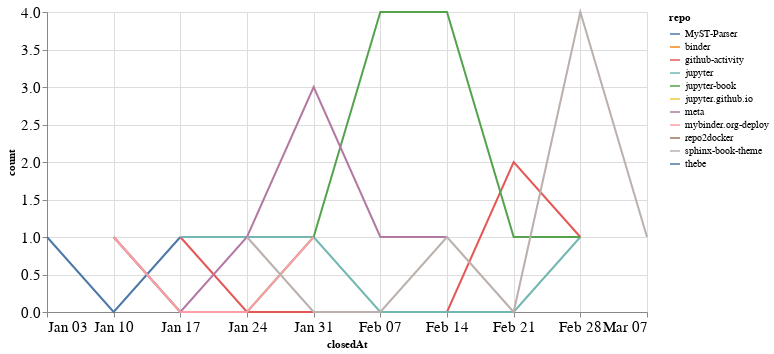

The code cell stored with this chart in its notebook:
### Code cell
closed_by_time = closed_by.groupby('repo').resample('W', on='closedAt').count()['author'].reset_index()
closed_by_time = closed_by_time.rename(columns={'author': 'count'})

alt.Chart(closed_by_time, width=600).mark_line().encode(
    x='closedAt',
    y='count',
    color='repo',
    tooltip="repo"
)

### Figure 1 — Vega-Lite specification as saved in the notebook (floating-point values rounded to 4 significant figures)
{"config": {"axisLeft": {"labelFontSize": 15}, "axisBottom": {"labelFontSize": 15}}, "data": {"name": "data-60899ab37facb6a8c029e6d9a8318805"}, "mark": "line", "encoding": {"color": {"type": "nominal", "field": "repo"}, "tooltip": {"type": "nominal", "field": "repo"}, "x": {"type": "temporal", "field": "closedAt"}, "y": {"type": "quantitative", "field": "count"}}, "width": 600, "$schema": "https://vega.github.io/schema/vega-lite/v4.8.1.json", "datasets": {"data-60899ab37facb6a8c029e6d9a8318805": [{"repo": "MyST-Parser", "closedAt": "2021-01-03T00:00:00", "count": 1}, {"repo": "MyST-Parser", "closedAt": "2021-01-10T00:00:00", "count": 0}, {"repo": "MyST-Parser", "closedAt": "2021-01-17T00:00:00", "count": 1}, {"repo": "binder", "closedAt": "2021-01-31T00:00:00", "count": 1}, {"repo": "github-activity", "closedAt": "2021-01-17T00:00:00", "count": 1}, {"repo": "github-activity", "closedAt": "2021-01-24T00:00:00", "count": 0}, {"repo": "github-activity", "closedAt": "2021-01-31T00:00:00", "count": 0}, {"repo": "github-activity", "closedAt": "2021-02-07T00:00:00", "count": 0}, {"repo": "github-activity", "closedAt": "2021-02-14T00:00:00", "count": 0}, {"repo": "github-activity", "closedAt": "2021-02-21T00:00:00", "count": 2}, {"repo": "github-activity", "closedAt": "2021-02-28T00:00:00", "count": 1}, {"repo": "jupyter", "closedAt": "2021-01-17T00:00:00", "count": 1}, {"repo": "jupyter", "closedAt": "2021-01-24T00:00:00", "count": 1}, {"repo": "jupyter", "closedAt": "2021-01-31T00:00:00", "count": 1}, {"repo": "jupyter", "closedAt": "2021-02-07T00:00:00", "count": 0}, {"repo": "jupyter", "closedAt": "2021-02-14T00:00:00", "count": 0}, {"repo": "jupyter", "closedAt": "2021-02-21T00:00:00", "count": 0}, {"repo": "jupyter", "closedAt": "2021-02-28T00:00:00", "count": 1}, {"repo": "jupyter-book", "closedAt": "2021-01-10T00:00:00", "count": 1}, {"repo": "jupyter-book", "closedAt": "2021-01-17T00:00:00", "count": 0}, {"repo": "jupyter-book", "closedAt": "2021-01-24T00:00:00", "count": 0}, {"repo": "jupyter-book", "closedAt": "2021-01-31T00:00:00", "count": 1}, {"repo": "jupyter-book", "closedAt": "2021-02-07T00:00:00", "count": 4}, {"repo": "jupyter-book", "closedAt": "2021-02-14T00:00:00", "count": 4}, {"repo": "jupyter-book", "closedAt": "2021-02-21T00:00:00", "count": 1}, {"repo": "jupyter-book", "closedAt": "2021-02-28T00:00:00", "count": 1}, {"repo": "jupyter.github.io", "closedAt": "2021-02-07T00:00:00", "count": 1}, {"repo": "meta", "closedAt": "2021-01-10T00:00:00", "count": 1}, {"repo": "meta", "closedAt": "2021-01-17T00:00:00", "count": 0}, {"repo": "meta", "closedAt": "2021-01-24T00:00:00", "count": 1}, {"repo": "meta", "closedAt": "2021-01-31T00:00:00", "count": 3}, {"repo": "meta", "closedAt": "2021-02-07T00:00:00", "count": 1}, {"repo": "meta", "closedAt": "2021-02-14T00:00:00", "count": 1}, {"repo": "mybinder.org-deploy", "closedAt": "2021-01-10T00:00:00", "count": 1}, {"repo": "mybinder.org-deploy", "closedAt": "2021-01-17T00:00:00", "count": 0}, {"repo": "mybinder.org-deploy", "closedAt": "2021-01-24T00:00:00", "count": 0}, {"repo": "mybinder.org-deploy", "closedAt": "2021-01-31T00:00:00", "count": 1}, {"repo": "repo2docker", "closedAt": "2021-01-24T00:00:00", "count": 1}, {"repo": "sphinx-book-theme", "closedAt": "2021-01-24T00:00:00", "count": 1}, {"repo": "sphinx-book-theme", "closedAt": "2021-01-31T00:00:00", "count": 0}, {"repo": "sphinx-book-theme", "closedAt": "2021-02-07T00:00:00", "count": 0}, {"repo": "sphinx-book-theme", "closedAt": "2021-02-14T00:00:00", "count": 1}, {"repo": "sphinx-book-theme", "closedAt": "2021-02-21T00:00:00", "count": 0}, {"repo": "sphinx-book-theme", "closedAt": "2021-02-28T00:00:00", "count": 4}, {"repo": "sphinx-book-theme", "closedAt": "2021-03-07T00:00:00", "count": 1}, {"repo": "thebe", "closedAt": "2021-01-10T00:00:00", "count": 1}]}}
